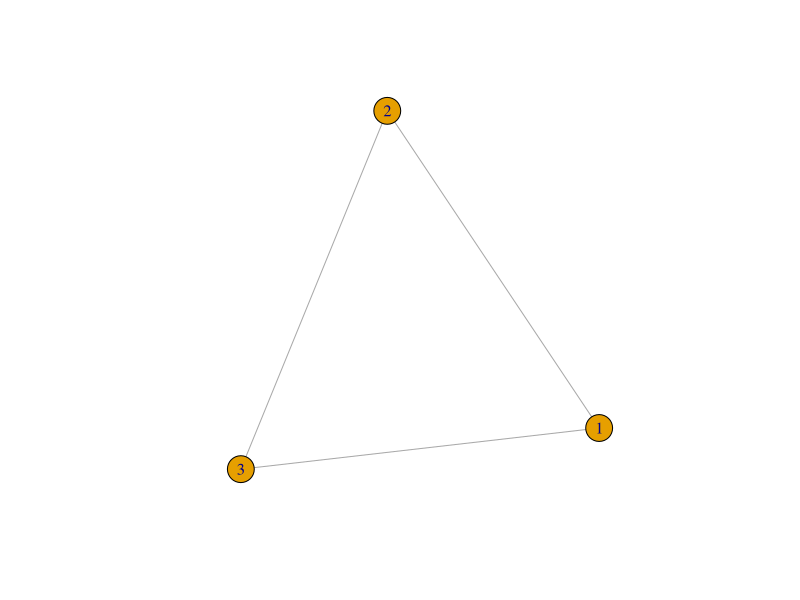
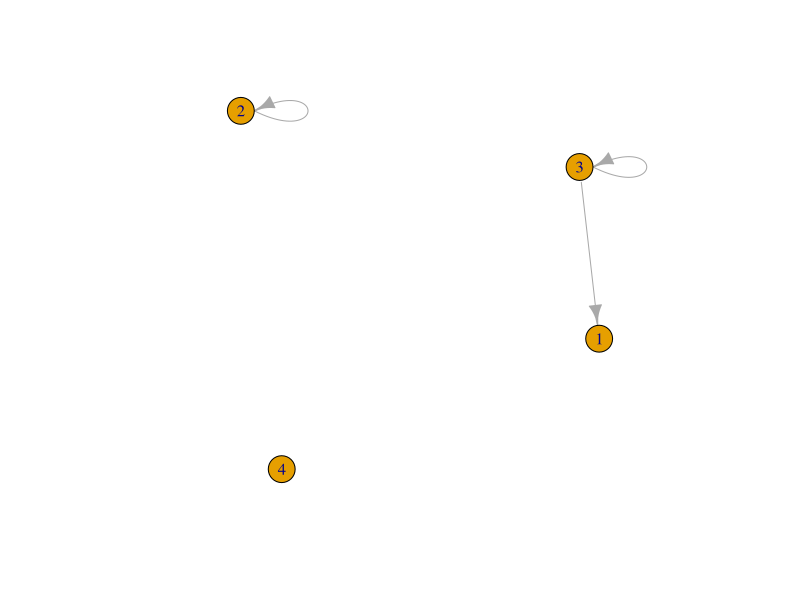
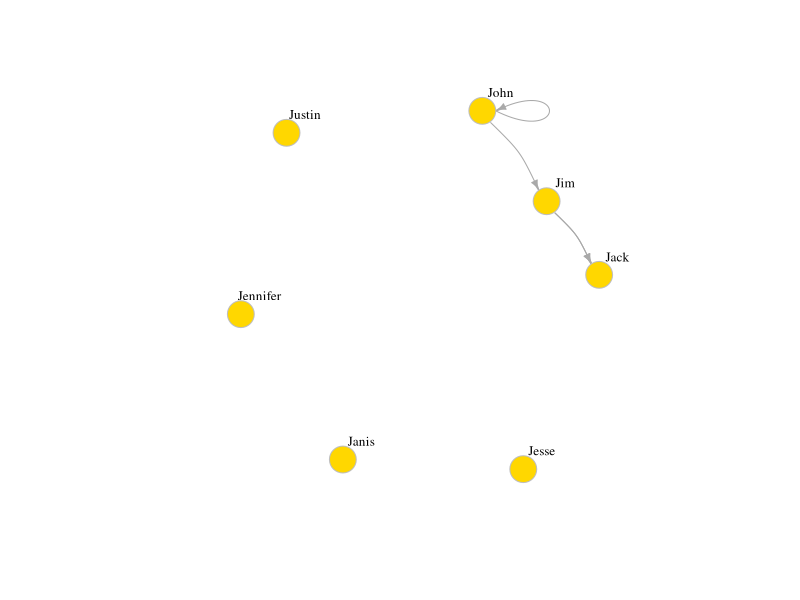
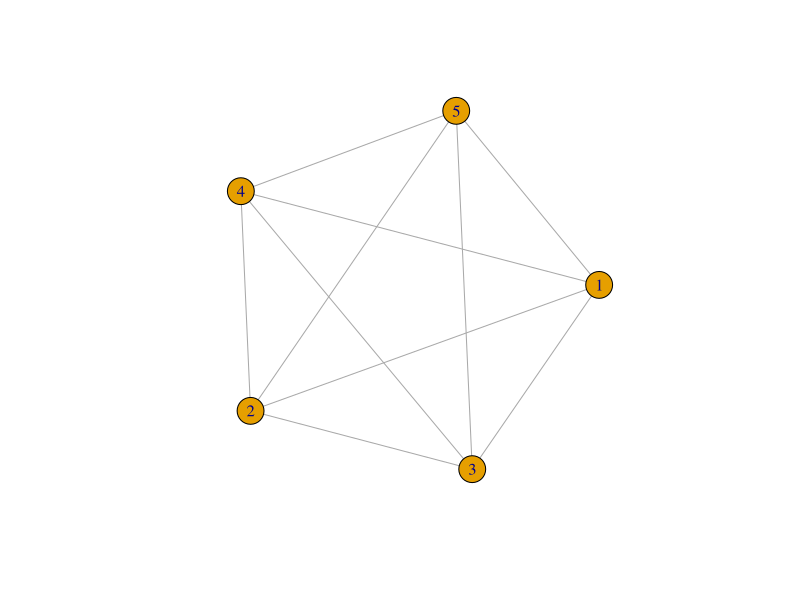
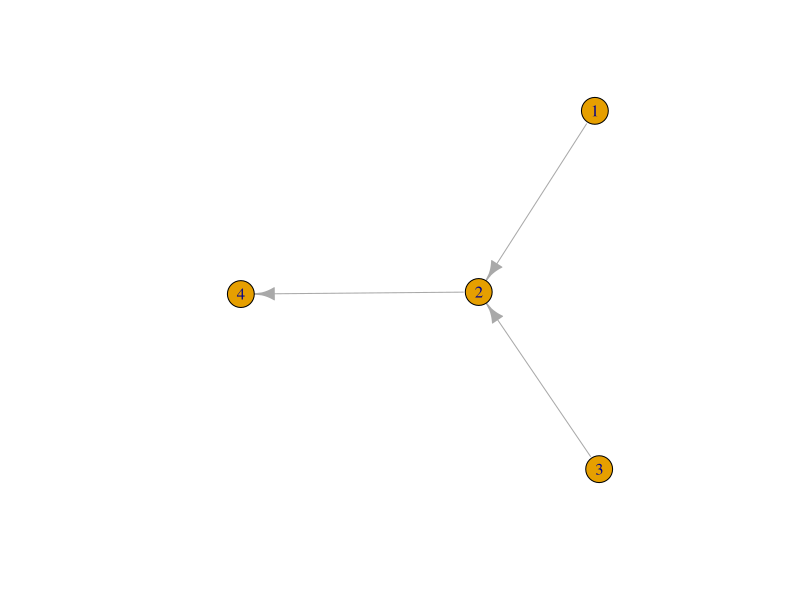
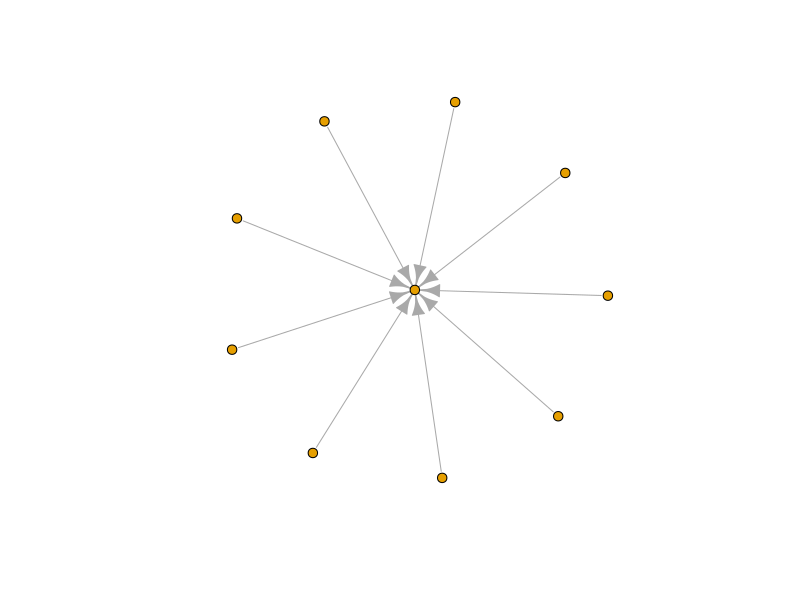

R code for these plots, in order:
## ---- chunk 1
library(igraph) # Load the igraph package
g1 <- graph( edges=c(1,2, 2,3, 3, 1), n=3, directed=F ) 
plot(g1) # A simple plot of the network 
## ---- chunk 2
# Now with 10 vertices, and directed by default:

g2 <- graph(edges=c(2,2, 3,3, 3, 1), n=4 )

plot(g2) 
## ---- chunk 3
g4 <- graph( c("John", "Jim", "Jim", "Jack", "Jim", "Jack", "John", "John"), 

             isolates=c("Jesse", "Janis", "Jennifer", "Justin") )  

# In named graphs we can specify isolates by providing a list of their names.



plot(g4, edge.arrow.size=.5, vertex.color="gold", vertex.size=15, 

     vertex.frame.color="gray", vertex.label.color="black",

     vertex.label.cex=0.8, vertex.label.dist=2, edge.curved=0.2) 
## ---- chunk 4
g<-graph.full(n=5, directed = FALSE, loops = FALSE)

plot(g)
get.edgelist(g)
## ---- chunk 5
edges <- c(1,2, 3,2, 2,4)
g<-graph(edges, n=max(edges), directed=TRUE)
plot(g)
## ---- chunk 6
make_full_graph(5)
print_all(make_full_graph(4, directed = F))
## ---- chunk 7
st <- make_star(10)
plot(st, vertex.size=5, vertex.label=NA)
